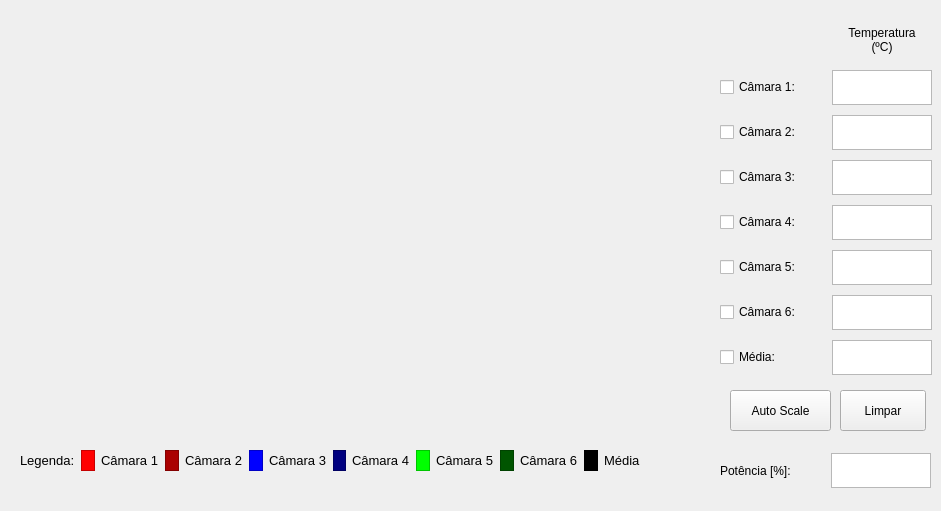
      <widget class="QWidget" name="tab_5">
       <attribute name="title">
        <string>Temperatura</string>
       </attribute>
       <widget class="SimplePlot" name="grafico_temp" native="true">
        <property name="geometry">
         <rect>
          <x>20</x>
          <y>20</y>
          <width>681</width>
          <height>411</height>
         </rect>
        </property>
       </widget>
       <widget class="QWidget" name="gridLayoutWidget_6">
        <property name="geometry">
         <rect>
          <x>720</x>
          <y>20</y>
          <width>212</width>
          <height>355</height>
         </rect>
        </property>
        <layout class="QGridLayout" name="gridLayout_6" rowstretch="35,35,35,35,35,35,35,35" columnstretch="100,100" rowminimumheight="35,35,35,35,35,35,35,35" columnminimumwidth="100,100">
         <property name="spacing">
          <number>10</number>
         </property>
         <item row="0" column="1">
          <widget class="QLabel" name="label_64">
           <property name="text">
            <string>Temperatura
(ºC)</string>
           </property>
           <property name="alignment">
            <set>Qt::AlignCenter</set>
           </property>
          </widget>
         </item>
         <item row="1" column="0">
          <widget class="QCheckBox" name="T1_plot_sel">
           <property name="text">
            <string>Câmara 1:</string>
           </property>
          </widget>
         </item>
         <item row="2" column="0">
          <widget class="QCheckBox" name="T2_plot_sel">
           <property name="text">
            <string>Câmara 2:</string>
           </property>
          </widget>
         </item>
         <item row="3" column="0">
          <widget class="QCheckBox" name="T3_plot_sel">
           <property name="text">
            <string>Câmara 3:</string>
           </property>
          </widget>
         </item>
         <item row="4" column="0">
          <widget class="QCheckBox" name="T4_plot_sel">
           <property name="text">
            <string>Câmara 4:</string>
           </property>
          </widget>
         </item>
         <item row="5" column="0">
          <widget class="QCheckBox" name="T5_plot_sel">
           <property name="text">
            <string>Câmara 5:</string>
           </property>
          </widget>
         </item>
         <item row="6" column="0">
          <widget class="QCheckBox" name="T6_plot_sel">
           <property name="text">
            <string>Câmara 6:</string>
           </property>
          </widget>
         </item>
         <item row="7" column="0">
          <widget class="QCheckBox" name="T7_plot_sel">
           <property name="text">
            <string>Média:</string>
           </property>
          </widget>
         </item>
         <item row="1" column="1">
          <widget class="QTableWidget" name="C1T">
           <property name="maximumSize">
            <size>
             <width>100</width>
             <height>35</height>
            </size>
           </property>
           <property name="font">
            <font>
             <family>MS Shell Dlg 2</family>
             <pointsize>16</pointsize>
            </font>
           </property>
           <property name="layoutDirection">
            <enum>Qt::RightToLeft</enum>
           </property>
           <property name="frameShadow">
            <enum>QFrame::Sunken</enum>
           </property>
           <property name="verticalScrollBarPolicy">
            <enum>Qt::ScrollBarAlwaysOff</enum>
           </property>
           <property name="horizontalScrollBarPolicy">
            <enum>Qt::ScrollBarAlwaysOff</enum>
           </property>
           <property name="editTriggers">
            <set>QAbstractItemView::NoEditTriggers</set>
           </property>
           <property name="tabKeyNavigation">
            <bool>false</bool>
           </property>
           <property name="showDropIndicator" stdset="0">
            <bool>false</bool>
           </property>
           <property name="dragDropOverwriteMode">
            <bool>false</bool>
           </property>
           <property name="selectionMode">
            <enum>QAbstractItemView::NoSelection</enum>
           </property>
           <property name="verticalScrollMode">
            <enum>QAbstractItemView::ScrollPerItem</enum>
           </property>
           <property name="showGrid">
            <bool>false</bool>
           </property>
           <property name="cornerButtonEnabled">
            <bool>false</bool>
           </property>
           <property name="rowCount">
            <number>1</number>
           </property>
           <property name="columnCount">
            <number>1</number>
           </property>
           <attribute name="horizontalHeaderVisible">
            <bool>false</bool>
           </attribute>
           <attribute name="horizontalHeaderHighlightSections">
            <bool>true</bool>
           </attribute>
           <attribute name="verticalHeaderVisible">
            <bool>false</bool>
           </attribute>
           <row/>
           <column/>
          </widget>
         </item>
         <item row="2" column="1">
          <widget class="QTableWidget" name="C2T">
           <property name="maximumSize">
            <size>
             <width>100</width>
             <height>35</height>
            </size>
           </property>
           <property name="font">
            <font>
             <family>MS Shell Dlg 2</family>
             <pointsize>16</pointsize>
            </font>
           </property>
           <property name="layoutDirection">
            <enum>Qt::RightToLeft</enum>
           </property>
           <property name="verticalScrollBarPolicy">
            <enum>Qt::ScrollBarAlwaysOff</enum>
           </property>
           <property name="horizontalScrollBarPolicy">
            <enum>Qt::ScrollBarAlwaysOff</enum>
           </property>
           <property name="editTriggers">
            <set>QAbstractItemView::NoEditTriggers</set>
           </property>
           <property name="tabKeyNavigation">
            <bool>false</bool>
           </property>
           <property name="showDropIndicator" stdset="0">
            <bool>false</bool>
           </property>
           <property name="dragDropOverwriteMode">
            <bool>false</bool>
           </property>
           <property name="selectionMode">
            <enum>QAbstractItemView::NoSelection</enum>
           </property>
           <property name="showGrid">
            <bool>false</bool>
           </property>
           <property name="cornerButtonEnabled">
            <bool>false</bool>
           </property>
           <property name="rowCount">
            <number>1</number>
           </property>
           <property name="columnCount">
            <number>1</number>
           </property>
           <attribute name="horizontalHeaderVisible">
            <bool>false</bool>
           </attribute>
           <attribute name="horizontalHeaderHighlightSections">
            <bool>true</bool>
           </attribute>
           <attribute name="verticalHeaderVisible">
            <bool>false</bool>
           </attribute>
           <row/>
           <column/>
          </widget>
         </item>
         <item row="3" column="1">
          <widget class="QTableWidget" name="C3T">
           <property name="maximumSize">
            <size>
             <width>100</width>
             <height>35</height>
            </size>
           </property>
           <property name="font">
            <font>
             <family>MS Shell Dlg 2</family>
             <pointsize>16</pointsize>
            </font>
           </property>
           <property name="layoutDirection">
            <enum>Qt::RightToLeft</enum>
           </property>
           <property name="verticalScrollBarPolicy">
            <enum>Qt::ScrollBarAlwaysOff</enum>
           </property>
           <property name="horizontalScrollBarPolicy">
            <enum>Qt::ScrollBarAlwaysOff</enum>
           </property>
           <property name="editTriggers">
            <set>QAbstractItemView::NoEditTriggers</set>
           </property>
           <property name="tabKeyNavigation">
            <bool>false</bool>
           </property>
           <property name="showDropIndicator" stdset="0">
            <bool>false</bool>
           </property>
           <property name="dragDropOverwriteMode">
            <bool>false</bool>
           </property>
           <property name="selectionMode">
            <enum>QAbstractItemView::NoSelection</enum>
           </property>
           <property name="showGrid">
            <bool>false</bool>
           </property>
           <property name="cornerButtonEnabled">
            <bool>false</bool>
           </property>
           <property name="rowCount">
            <number>1</number>
           </property>
           <property name="columnCount">
            <number>1</number>
           </property>
           <attribute name="horizontalHeaderVisible">
            <bool>false</bool>
           </attribute>
           <attribute name="horizontalHeaderHighlightSections">
            <bool>true</bool>
           </attribute>
           <attribute name="verticalHeaderVisible">
            <bool>false</bool>
           </attribute>
           <row/>
           <column/>
          </widget>
         </item>
         <item row="4" column="1">
          <widget class="QTableWidget" name="C4T">
           <property name="maximumSize">
            <size>
             <width>100</width>
             <height>35</height>
            </size>
           </property>
           <property name="font">
            <font>
             <family>MS Shell Dlg 2</family>
             <pointsize>16</pointsize>
            </font>
           </property>
           <property name="layoutDirection">
            <enum>Qt::RightToLeft</enum>
           </property>
           <property name="verticalScrollBarPolicy">
            <enum>Qt::ScrollBarAlwaysOff</enum>
           </property>
           <property name="horizontalScrollBarPolicy">
            <enum>Qt::ScrollBarAlwaysOff</enum>
           </property>
           <property name="editTriggers">
            <set>QAbstractItemView::NoEditTriggers</set>
           </property>
           <property name="tabKeyNavigation">
            <bool>false</bool>
           </property>
           <property name="showDropIndicator" stdset="0">
            <bool>false</bool>
           </property>
           <property name="dragDropOverwriteMode">
            <bool>false</bool>
           </property>
           <property name="selectionMode">
            <enum>QAbstractItemView::NoSelection</enum>
           </property>
           <property name="showGrid">
            <bool>false</bool>
           </property>
           <property name="cornerButtonEnabled">
            <bool>false</bool>
           </property>
           <property name="rowCount">
            <number>1</number>
           </property>
           <property name="columnCount">
            <number>1</number>
           </property>
           <attribute name="horizontalHeaderVisible">
            <bool>false</bool>
           </attribute>
           <attribute name="horizontalHeaderHighlightSections">
            <bool>true</bool>
           </attribute>
           <attribute name="verticalHeaderVisible">
            <bool>false</bool>
           </attribute>
           <row/>
           <column/>
          </widget>
         </item>
         <item row="5" column="1">
          <widget class="QTableWidget" name="C5T">
           <property name="maximumSize">
            <size>
             <width>100</width>
             <height>35</height>
            </size>
           </property>
           <property name="font">
            <font>
             <family>MS Shell Dlg 2</family>
             <pointsize>16</pointsize>
            </font>
           </property>
           <property name="layoutDirection">
            <enum>Qt::RightToLeft</enum>
           </property>
           <property name="verticalScrollBarPolicy">
            <enum>Qt::ScrollBarAlwaysOff</enum>
           </property>
           <property name="horizontalScrollBarPolicy">
            <enum>Qt::ScrollBarAlwaysOff</enum>
           </property>
           <property name="editTriggers">
            <set>QAbstractItemView::NoEditTriggers</set>
           </property>
           <property name="tabKeyNavigation">
            <bool>false</bool>
           </property>
           <property name="showDropIndicator" stdset="0">
            <bool>false</bool>
           </property>
           <property name="dragDropOverwriteMode">
            <bool>false</bool>
           </property>
           <property name="selectionMode">
            <enum>QAbstractItemView::NoSelection</enum>
           </property>
           <property name="showGrid">
            <bool>false</bool>
           </property>
           <property name="cornerButtonEnabled">
            <bool>false</bool>
           </property>
           <property name="rowCount">
            <number>1</number>
           </property>
           <property name="columnCount">
            <number>1</number>
           </property>
           <attribute name="horizontalHeaderVisible">
            <bool>false</bool>
           </attribute>
           <attribute name="horizontalHeaderHighlightSections">
            <bool>true</bool>
           </attribute>
           <attribute name="verticalHeaderVisible">
            <bool>false</bool>
           </attribute>
           <row/>
           <column/>
          </widget>
         </item>
         <item row="6" column="1">
          <widget class="QTableWidget" name="C6T">
           <property name="maximumSize">
            <size>
             <width>100</width>
             <height>35</height>
            </size>
           </property>
           <property name="font">
            <font>
             <family>MS Shell Dlg 2</family>
             <pointsize>16</pointsize>
            </font>
           </property>
           <property name="layoutDirection">
            <enum>Qt::RightToLeft</enum>
           </property>
           <property name="verticalScrollBarPolicy">
            <enum>Qt::ScrollBarAlwaysOff</enum>
           </property>
           <property name="horizontalScrollBarPolicy">
            <enum>Qt::ScrollBarAlwaysOff</enum>
           </property>
           <property name="editTriggers">
            <set>QAbstractItemView::NoEditTriggers</set>
           </property>
           <property name="tabKeyNavigation">
            <bool>false</bool>
           </property>
           <property name="showDropIndicator" stdset="0">
            <bool>false</bool>
           </property>
           <property name="dragDropOverwriteMode">
            <bool>false</bool>
           </property>
           <property name="selectionMode">
            <enum>QAbstractItemView::NoSelection</enum>
           </property>
           <property name="showGrid">
            <bool>false</bool>
           </property>
           <property name="cornerButtonEnabled">
            <bool>false</bool>
           </property>
           <property name="rowCount">
            <number>1</number>
           </property>
           <property name="columnCount">
            <number>1</number>
           </property>
           <attribute name="horizontalHeaderVisible">
            <bool>false</bool>
           </attribute>
           <attribute name="horizontalHeaderHighlightSections">
            <bool>true</bool>
           </attribute>
           <attribute name="verticalHeaderVisible">
            <bool>false</bool>
           </attribute>
           <row/>
           <column/>
          </widget>
         </item>
         <item row="7" column="1">
          <widget class="QTableWidget" name="mediaT">
           <property name="maximumSize">
            <size>
             <width>100</width>
             <height>35</height>
            </size>
           </property>
           <property name="font">
            <font>
             <family>MS Shell Dlg 2</family>
             <pointsize>16</pointsize>
            </font>
           </property>
           <property name="layoutDirection">
            <enum>Qt::RightToLeft</enum>
           </property>
           <property name="verticalScrollBarPolicy">
            <enum>Qt::ScrollBarAlwaysOff</enum>
           </property>
           <property name="horizontalScrollBarPolicy">
            <enum>Qt::ScrollBarAlwaysOff</enum>
           </property>
           <property name="editTriggers">
            <set>QAbstractItemView::NoEditTriggers</set>
           </property>
           <property name="tabKeyNavigation">
            <bool>false</bool>
           </property>
           <property name="showDropIndicator" stdset="0">
            <bool>false</bool>
           </property>
           <property name="dragDropOverwriteMode">
            <bool>false</bool>
           </property>
           <property name="selectionMode">
            <enum>QAbstractItemView::NoSelection</enum>
           </property>
           <property name="showGrid">
            <bool>false</bool>
           </property>
           <property name="cornerButtonEnabled">
            <bool>false</bool>
           </property>
           <property name="rowCount">
            <number>1</number>
           </property>
           <property name="columnCount">
            <number>1</number>
           </property>
           <attribute name="horizontalHeaderVisible">
            <bool>false</bool>
           </attribute>
           <attribute name="horizontalHeaderHighlightSections">
            <bool>true</bool>
           </attribute>
           <attribute name="verticalHeaderVisible">
            <bool>false</bool>
           </attribute>
           <row/>
           <column/>
          </widget>
         </item>
        </layout>
       </widget>
       <widget class="QPushButton" name="TautoScale">
        <property name="geometry">
         <rect>
          <x>730</x>
          <y>390</y>
          <width>101</width>
          <height>41</height>
         </rect>
        </property>
        <property name="text">
         <string>Auto Scale</string>
        </property>
       </widget>
       <widget class="QWidget" name="layoutWidget_3">
        <property name="geometry">
         <rect>
          <x>20</x>
          <y>450</y>
          <width>621</width>
          <height>21</height>
         </rect>
        </property>
        <layout class="QGridLayout" name="gridLayout_7">
         <item row="0" column="5">
          <widget class="QFrame" name="rampa_leg_27">
           <property name="autoFillBackground">
            <bool>false</bool>
           </property>
           <property name="styleSheet">
            <string notr="true">background-color: rgb(0, 0, 255);</string>
           </property>
           <property name="frameShape">
            <enum>QFrame::StyledPanel</enum>
           </property>
           <property name="frameShadow">
            <enum>QFrame::Plain</enum>
           </property>
          </widget>
         </item>
         <item row="0" column="7">
          <widget class="QFrame" name="rampa_leg_28">
           <property name="autoFillBackground">
            <bool>false</bool>
           </property>
           <property name="styleSheet">
            <string notr="true">background-color: rgb(0, 0, 127);</string>
           </property>
           <property name="frameShape">
            <enum>QFrame::StyledPanel</enum>
           </property>
           <property name="frameShadow">
            <enum>QFrame::Plain</enum>
           </property>
          </widget>
         </item>
         <item row="0" column="9">
          <widget class="QFrame" name="rampa_leg_29">
           <property name="autoFillBackground">
            <bool>false</bool>
           </property>
           <property name="styleSheet">
            <string notr="true">background-color: rgb(0, 255, 0);</string>
           </property>
           <property name="frameShape">
            <enum>QFrame::StyledPanel</enum>
           </property>
           <property name="frameShadow">
            <enum>QFrame::Plain</enum>
           </property>
          </widget>
         </item>
         <item row="0" column="11">
          <widget class="QFrame" name="rampa_leg_30">
           <property name="autoFillBackground">
            <bool>false</bool>
           </property>
           <property name="styleSheet">
            <string notr="true">background-color: rgb(0, 85, 0);</string>
           </property>
           <property name="frameShape">
            <enum>QFrame::StyledPanel</enum>
           </property>
           <property name="frameShadow">
            <enum>QFrame::Plain</enum>
           </property>
          </widget>
         </item>
         <item row="0" column="2">
          <widget class="QLabel" name="label_21">
           <property name="font">
            <font>
             <pointsize>10</pointsize>
            </font>
           </property>
           <property name="text">
            <string>Câmara 1</string>
           </property>
          </widget>
         </item>
         <item row="0" column="4">
          <widget class="QLabel" name="label_23">
           <property name="font">
            <font>
             <pointsize>10</pointsize>
            </font>
           </property>
           <property name="text">
            <string>Câmara 2</string>
           </property>
          </widget>
         </item>
         <item row="0" column="10">
          <widget class="QLabel" name="label_36">
           <property name="font">
            <font>
             <pointsize>10</pointsize>
            </font>
           </property>
           <property name="text">
            <string>Câmara 5</string>
           </property>
          </widget>
         </item>
         <item row="0" column="8">
          <widget class="QLabel" name="label_34">
           <property name="font">
            <font>
             <pointsize>10</pointsize>
            </font>
           </property>
           <property name="text">
            <string>Câmara 4</string>
           </property>
          </widget>
         </item>
         <item row="0" column="12">
          <widget class="QLabel" name="label_38">
           <property name="font">
            <font>
             <pointsize>10</pointsize>
            </font>
           </property>
           <property name="text">
            <string>Câmara 6</string>
           </property>
          </widget>
         </item>
         <item row="0" column="6">
          <widget class="QLabel" name="label_28">
           <property name="font">
            <font>
             <pointsize>10</pointsize>
            </font>
           </property>
           <property name="text">
            <string>Câmara 3</string>
           </property>
          </widget>
         </item>
         <item row="0" column="1">
          <widget class="QFrame" name="rampa_leg_25">
           <property name="autoFillBackground">
            <bool>false</bool>
           </property>
           <property name="styleSheet">
            <string notr="true">background-color: rgb(255, 0, 0);</string>
           </property>
           <property name="frameShape">
            <enum>QFrame::StyledPanel</enum>
           </property>
           <property name="frameShadow">
            <enum>QFrame::Plain</enum>
           </property>
          </widget>
         </item>
         <item row="0" column="14">
          <widget class="QLabel" name="label_47">
           <property name="font">
            <font>
             <pointsize>10</pointsize>
            </font>
           </property>
           <property name="text">
            <string>Média</string>
           </property>
          </widget>
         </item>
         <item row="0" column="3">
          <widget class="QFrame" name="rampa_leg_26">
           <property name="autoFillBackground">
            <bool>false</bool>
           </property>
           <property name="styleSheet">
            <string notr="true">background-color: rgb(170, 0, 0);</string>
           </property>
           <property name="frameShape">
            <enum>QFrame::StyledPanel</enum>
           </property>
           <property name="frameShadow">
            <enum>QFrame::Plain</enum>
           </property>
          </widget>
         </item>
         <item row="0" column="13">
          <widget class="QFrame" name="rampa_leg_31">
           <property name="autoFillBackground">
            <bool>false</bool>
           </property>
           <property name="styleSheet">
            <string notr="true">background-color: rgb(0, 0, 0);</string>
           </property>
           <property name="frameShape">
            <enum>QFrame::StyledPanel</enum>
           </property>
           <property name="frameShadow">
            <enum>QFrame::Plain</enum>
           </property>
          </widget>
         </item>
         <item row="0" column="0">
          <widget class="QLabel" name="label_26">
           <property name="font">
            <font>
             <pointsize>10</pointsize>
            </font>
           </property>
           <property name="text">
            <string>Legenda:</string>
           </property>
          </widget>
         </item>
        </layout>
       </widget>
       <widget class="QPushButton" name="Tlimpar">
        <property name="geometry">
         <rect>
          <x>840</x>
          <y>390</y>
          <width>86</width>
          <height>41</height>
         </rect>
        </property>
        <property name="text">
         <string>Limpar</string>
        </property>
       </widget>
       <widget class="QWidget" name="gridLayoutWidget_2">
        <property name="geometry">
         <rect>
          <x>720</x>
          <y>440</y>
          <width>211</width>
          <height>62</height>
         </rect>
        </property>
        <layout class="QGridLayout" name="gridLayout_2">
         <item row="0" column="0">
          <widget class="QLabel" name="label_65">
           <property name="text">
            <string>Potência [%]:</string>
           </property>
          </widget>
         </item>
         <item row="0" column="1">
          <widget class="QTableWidget" name="pwm">
           <property name="maximumSize">
            <size>
             <width>100</width>
             <height>35</height>
            </size>
           </property>
           <property name="font">
            <font>
             <family>MS Shell Dlg 2</family>
             <pointsize>16</pointsize>
            </font>
           </property>
           <property name="layoutDirection">
            <enum>Qt::RightToLeft</enum>
           </property>
           <property name="verticalScrollBarPolicy">
            <enum>Qt::ScrollBarAlwaysOff</enum>
           </property>
           <property name="horizontalScrollBarPolicy">
            <enum>Qt::ScrollBarAlwaysOff</enum>
           </property>
           <property name="editTriggers">
            <set>QAbstractItemView::NoEditTriggers</set>
           </property>
           <property name="tabKeyNavigation">
            <bool>false</bool>
           </property>
           <property name="showDropIndicator" stdset="0">
            <bool>false</bool>
           </property>
           <property name="dragDropOverwriteMode">
            <bool>false</bool>
           </property>
           <property name="selectionMode">
            <enum>QAbstractItemView::NoSelection</enum>
           </property>
           <property name="showGrid">
            <bool>false</bool>
           </property>
           <property name="cornerButtonEnabled">
            <bool>false</bool>
           </property>
           <property name="rowCount">
            <number>1</number>
           </property>
           <property name="columnCount">
            <number>1</number>
           </property>
           <attribute name="horizontalHeaderVisible">
            <bool>false</bool>
           </attribute>
           <attribute name="horizontalHeaderHighlightSections">
            <bool>true</bool>
           </attribute>
           <attribute name="verticalHeaderVisible">
            <bool>false</bool>
           </attribute>
           <row/>
           <column/>
          </widget>
         </item>
        </layout>
       </widget>
      </widget>
